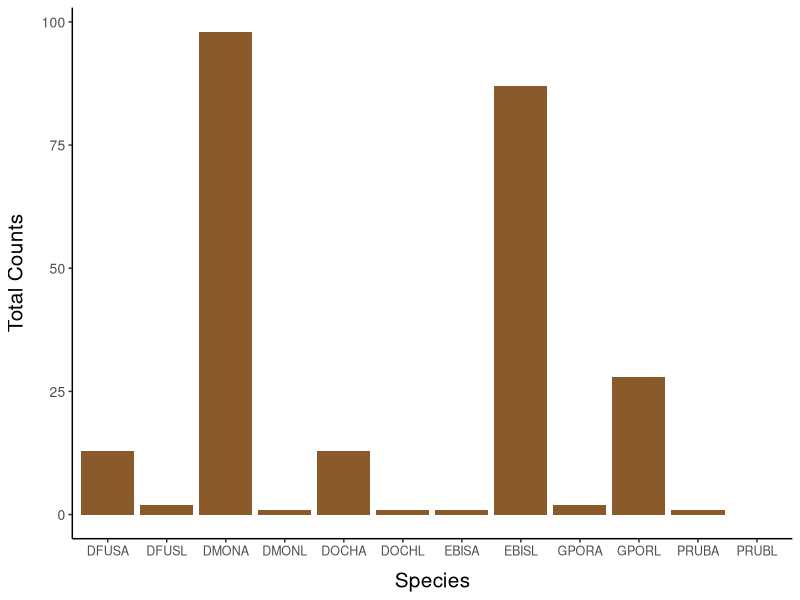
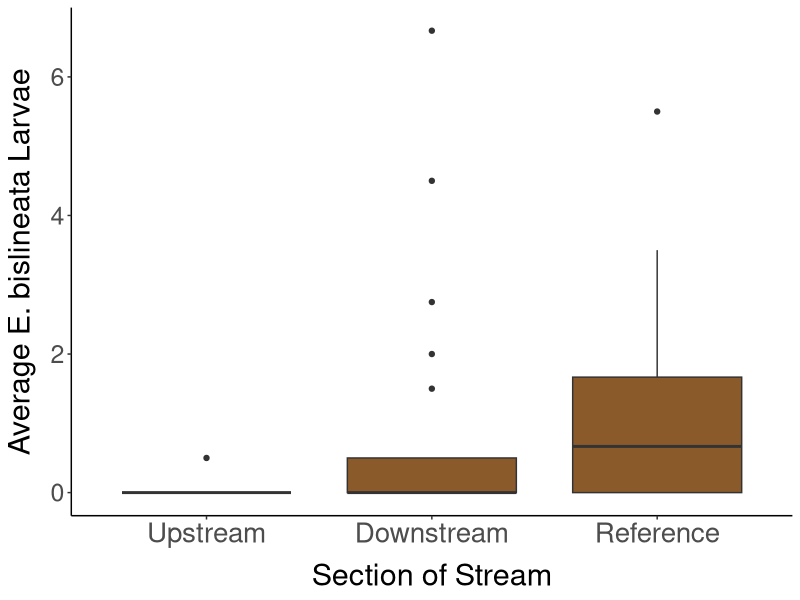
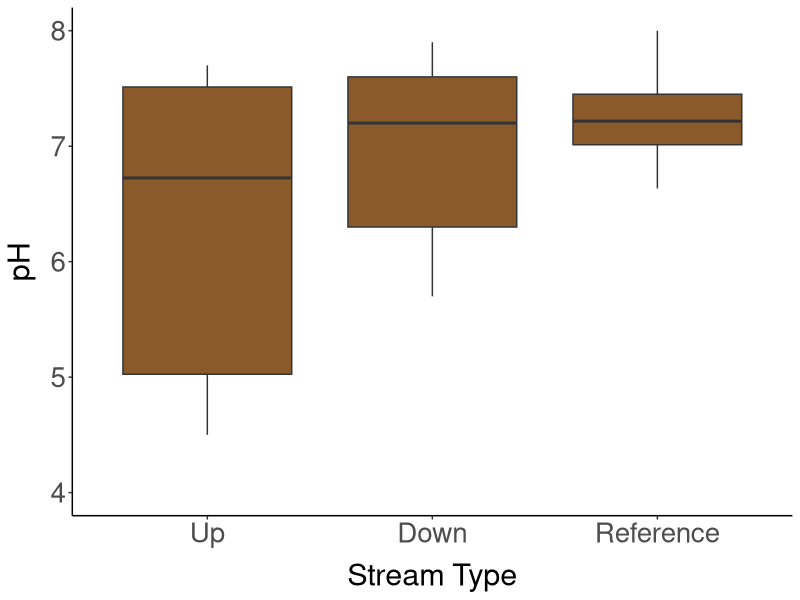
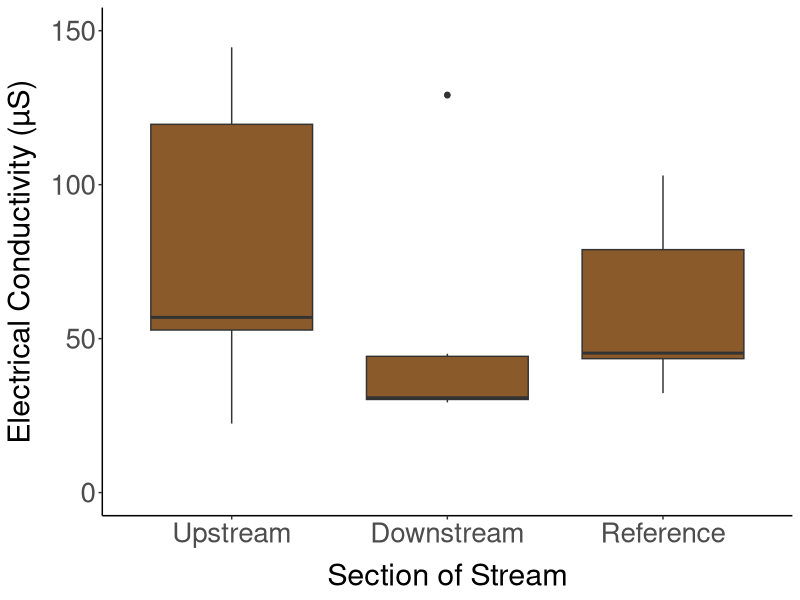
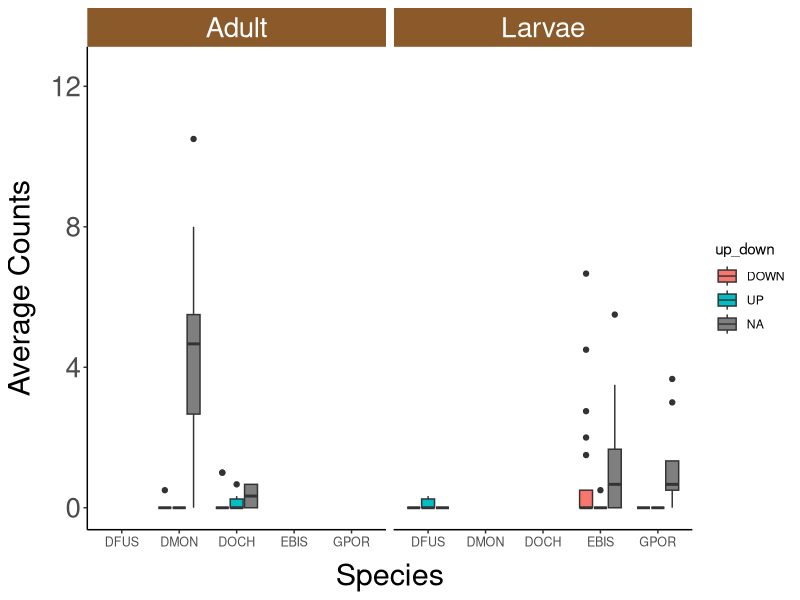

The R script that drew these images, in order:
###############
# Plots for WV Summit Presentation

# J. Brooks

###############

# Read-in data and data manipulation
library(ggplot2)
library(dplyr)
library(tidyr)

sal <- read.csv("Data/Date_Location_Transect_Visit_Data_Processed.csv", stringsAsFactors = FALSE)
counts <- read.csv("Data/Just_Count_Data.csv", stringsAsFactors = FALSE)

sal_means <- sal %>%
  group_by(stream, transect, up_down, type) %>%
  dplyr::select(-date, -observers, -visit) %>%
  summarise_all(mean, na.rm = TRUE)

sal_sds <- sal %>%
  group_by(stream, type, transect, up_down) %>%
  dplyr::select(-date, -observers, -visit) %>%
  summarise_all(sd, na.rm = TRUE)

#counts_means <- counts %>%
#  group_by(species) %>%
#  dplyr::select(-total, -species)
#  summarise(avg_count = rowMeans(sapply(counts, as.numeric, NA_integer_)),
#            sd_count = rowSds(sapply(counts, as.numeric, NA_integer_)))

# total counts
ggplot(data = counts, aes(x=species, y=total)) + 
  geom_bar(data = NULL, stat= "identity", fill = "tan4")  + 
  theme(axis.text.x = element_text(size = 9),
        axis.text.y = element_text(size = 10),
        axis.title.x = element_text(size = 15, margin = margin(t = 10, r = 0, b = 0, l = 0)),
        axis.title.y = element_text(size = 15, margin = margin(t = 0, r = 10, b = 0, l = 0)),
        axis.line = element_line(colour = "black"),
        panel.grid.major = element_blank(),
        panel.grid.minor = element_blank(),
        panel.border = element_blank(),
        panel.background = element_blank()) +
  ylab("Total Counts") +
  xlab("Species")

#sal_means boxplot EBISL~up_down
ggplot(sal_means, aes(x = reorder(up_down, EBISL, FUN = mean), EBISL)) + 
  geom_boxplot(fill = "tan4") +
  theme(axis.text.x = element_text(size = 20),
        axis.text.y = element_text(size = 18),
        axis.title.x = element_text(size = 22, margin = margin(t = 10, r = 0, b = 0, l = 0)),
        axis.title.y = element_text(size = 22, margin = margin(t = 0, r = 10, b = 0, l = 0)),
        axis.line = element_line(colour = "black"),
        panel.grid.major = element_blank(),
        panel.grid.minor = element_blank(),
        panel.border = element_blank(),
        panel.background = element_blank()) +
  ylab("Average E. bislineata Larvae") +
  xlab("Section of Stream") +
  scale_x_discrete(labels = c('Upstream','Downstream','Reference'))

#sal_means violin pH~type
ggplot(sal_means, aes(x = reorder(up_down, pH, FUN = median), pH)) + 
  geom_boxplot(draw_quantiles = c(0.25, 0.5, 0.75), fill = "tan4") + 
  theme(axis.text.x = element_text(size = 20),
        axis.text.y = element_text(size = 20),
        axis.title.x = element_text(size = 22, margin = margin(t = 10, r = 0, b = 0, l = 0)),
        axis.title.y = element_text(size = 22, margin = margin(t = 0, r = 10, b = 0, l = 0)),
        axis.line = element_line(colour = "black"),
        panel.grid.major = element_blank(),
        panel.grid.minor = element_blank(),
        panel.border = element_blank(),
        panel.background = element_blank()) +
  ylab("pH") +
  xlab("Stream Type") +
  ylim(4,8) +
  scale_x_discrete(labels = c('Up','Down','Reference'))



#EC~dist grouped by up_down
#ggplot(sal, aes(x = reorder(dist, EC, FUN = median), EC)) + geom_boxplot(fill = "darkorange2") + theme_bw() + 
#  facet_wrap(~up_down) +
#  theme(axis.text.x = element_text(size = 9),
#        axis.text.y = element_text(size = 10),
#        axis.title.x = element_text(size = 15, margin = margin(t = 10, r = 0, b = 0, l = 0)),
#        axis.title.y = element_text(size = 15, margin = margin(t = 0, r = 10, b = 0, l = 0)),
#        axis.line = element_line(colour = "black"),
#        panel.grid.major = element_blank(),
#        panel.grid.minor = element_blank(),
#        panel.border = element_blank(),
#        panel.background = element_blank()) +
#  ylab("Electrical Conductivity") +
#  xlab("Distance from Limestone Sand (m)")


#pH~dist grouped by up_down
#ggplot(sal, aes(x = reorder(dist, pH, FUN = median), EC)) + geom_boxplot(fill = "darkorange2") + theme_bw() + 
#  facet_wrap(~up_down) +
#  theme(axis.text.x = element_text(size = 9),
#        axis.text.y = element_text(size = 10),
#        axis.title.x = element_text(size = 15, margin = margin(t = 10, r = 0, b = 0, l = 0)),
#        axis.title.y = element_text(size = 15, margin = margin(t = 0, r = 10, b = 0, l = 0)),
#        axis.line = element_line(colour = "black"),
#        panel.grid.major = element_blank(),
#        panel.grid.minor = element_blank(),
#        panel.border = element_blank(),
#        panel.background = element_blank()) +
#  ylab("pH") +
#  xlab("Distance from Limestone Sand (m)")



#ggplot(sal, aes(x = reorder(total, pH, FUN = median), pH)) + geom_boxplot(fill = "darkorange2") + theme_bw() + 
#  facet_wrap(~type) +
#  theme(axis.text.x = element_text(size = 9),
#        axis.text.y = element_text(size = 10),
#        axis.title.x = element_text(size = 15, margin = margin(t = 10, r = 0, b = 0, l = 0)),
#        axis.title.y = element_text(size = 15, margin = margin(t = 0, r = 10, b = 0, l = 0)),
#        axis.line = element_line(colour = "black"),
#        panel.grid.major = element_blank(),
#        panel.grid.minor = element_blank(),
#        panel.border = element_blank(),
#        panel.background = element_blank()) +
#  ylab("Total Count of Salamanders") +
#  xlab("pH")


ggplot(sal, aes(x = reorder(up_down, EC, FUN = median), EC)) + geom_boxplot(fill = "tan4") + 
  theme(axis.text.x = element_text(size = 20),
        axis.text.y = element_text(size = 20),
        axis.title.x = element_text(size = 22, margin = margin(t = 10, r = 0, b = 0, l = 0)),
        axis.title.y = element_text(size = 22, margin = margin(t = 0, r = 10, b = 0, l = 0)),
        axis.line = element_line(colour = "black"),
        panel.grid.major = element_blank(),
        panel.grid.minor = element_blank(),
        panel.border = element_blank(),
        panel.background = element_blank()) +
  ylab("Electrical Conductivity (µS)") +
  xlab("Section of Stream") +
  ylim(0,150) +
  scale_x_discrete(labels = c('Upstream','Downstream','Reference'))

food <- sal_means[,c(1, 2, 3,4,5,6,9,11,12,14)]

bar <- food %>%
  ungroup() %>%
  select(-dist) %>%
  gather(sp_stage, count, -type, -up_down, -transect, -stream) %>%
  mutate(sp1 = gsub("(.{4})", "\\1.", sp_stage)) %>%
  separate(col = sp1, into = c("species", "stage"))



facet_labels <- c(`A`="Adult", `L`="Larvae")
ggplot(data = bar, aes(species, count, fill = up_down)) + geom_boxplot() + facet_wrap(~stage, labeller=as_labeller(facet_labels)) +
  theme(axis.text.x = element_text(size = 9),
        axis.text.y = element_text(size = 20),
        axis.title.x = element_text(size = 22, margin = margin(t = 10, r = 0, b = 0, l = 0)),
        axis.title.y = element_text(size = 22, margin = margin(t = 0, r = 10, b = 0, l = 0)),
        axis.line = element_line(colour = "black"),
        panel.grid.major = element_blank(),
        panel.grid.minor = element_blank(),
        panel.border = element_blank(),
        panel.background = element_blank(),
        strip.text.x = element_text(size = 20, color = "white"),
        strip.background =element_rect(fill="tan4")) +
  ylim(0,12.5) +
  ylab("Average Counts") +
  xlab("Species") # fill = "tan4"

  
#ggplot(data = filter(sal_means, type != "ref"), aes(dist, EBISL)) + geom_point() + geom_smooth() + geom_hline(aes(yintercept = mean(unlist(sal_means[which(sal_means$type == "ref"), "EBISL"]), na.rm = TRUE)), colour = "red")
#ggplot(data = filter(sal_means, type != "ref"), aes(dist, DOCHA)) + geom_point() + geom_smooth() + geom_hline(aes(yintercept = mean(unlist(sal_means[which(sal_means$type == "ref"), "DOCHA"]), na.rm = TRUE)), colour = "red")
#ggplot(data = filter(sal_means, type != "ref"), aes(dist, DFUSA)) + geom_point() + geom_smooth() + geom_hline(aes(yintercept = mean(unlist(sal_means[which(sal_means$type == "ref"), "DFUSA"]), na.rm = TRUE)), colour = "red")

#spec <- sal_means[1:18]

#mat <- spec %>%
#  ungroup() %>%
#  gather(transect, visit, -dist)

#mat <- mat %>%
#  group_by(transect, visit) %>%
#  summarise_all(mean, na.rm = T)

#ggplot(data = mat, aes(type, count)) + geom_boxplot() + facet_wrap(~species)

#sal_counts <- sal %>%
#  group_by(transect, visit) %>%
#  dplyr::select(-date, -observers) %>%
#  summarise_all(mean, na.rm = TRUE)

#ggplot(sal, aes(x = reorder(up_down, EC, FUN = median), EC)) + geom_boxplot(fill = "darkorange2") + 
#  theme_classic() +
#  ylab("Electrical Conductivity (µS)") +
#  xlab("Section of Stream") +
#  scale_x_discrete(labels = c('Upstream','Downstream','Reference'))
